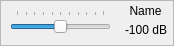
<?xml version="1.0" encoding="UTF-8"?>
<ui version="4.0">
 <class>sliderctrl</class>
 <widget class="QFrame" name="sliderctrl">
  <property name="geometry">
   <rect>
    <x>0</x>
    <y>0</y>
    <width>174</width>
    <height>46</height>
   </rect>
  </property>
  <property name="sizePolicy">
   <sizepolicy hsizetype="Preferred" vsizetype="Preferred">
    <horstretch>0</horstretch>
    <verstretch>0</verstretch>
   </sizepolicy>
  </property>
  <property name="windowTitle">
   <string>Frame</string>
  </property>
  <property name="frameShape">
   <enum>QFrame::StyledPanel</enum>
  </property>
  <property name="frameShadow">
   <enum>QFrame::Raised</enum>
  </property>
  <widget class="QSlider" name="horizontalSlider">
   <property name="geometry">
    <rect>
     <x>10</x>
     <y>10</y>
     <width>101</width>
     <height>26</height>
    </rect>
   </property>
   <property name="sliderPosition">
    <number>50</number>
   </property>
   <property name="orientation">
    <enum>Qt::Horizontal</enum>
   </property>
   <property name="tickPosition">
    <enum>QSlider::TicksAbove</enum>
   </property>
   <property name="tickInterval">
    <number>10</number>
   </property>
  </widget>
  <widget class="QLabel" name="labelVal">
   <property name="geometry">
    <rect>
     <x>120</x>
     <y>20</y>
     <width>52</width>
     <height>20</height>
    </rect>
   </property>
   <property name="sizePolicy">
    <sizepolicy hsizetype="Preferred" vsizetype="Preferred">
     <horstretch>0</horstretch>
     <verstretch>0</verstretch>
    </sizepolicy>
   </property>
   <property name="minimumSize">
    <size>
     <width>0</width>
     <height>20</height>
    </size>
   </property>
   <property name="text">
    <string>-100 dB</string>
   </property>
   <property name="alignment">
    <set>Qt::AlignCenter</set>
   </property>
  </widget>
  <widget class="QLabel" name="labelName">
   <property name="geometry">
    <rect>
     <x>120</x>
     <y>1</y>
     <width>51</width>
     <height>20</height>
    </rect>
   </property>
   <property name="sizePolicy">
    <sizepolicy hsizetype="Preferred" vsizetype="Preferred">
     <horstretch>0</horstretch>
     <verstretch>0</verstretch>
    </sizepolicy>
   </property>
   <property name="minimumSize">
    <size>
     <width>0</width>
     <height>20</height>
    </size>
   </property>
   <property name="text">
    <string>Name</string>
   </property>
   <property name="alignment">
    <set>Qt::AlignCenter</set>
   </property>
  </widget>
 </widget>
 <resources/>
 <connections>
  <connection>
   <sender>horizontalSlider</sender>
   <signal>valueChanged(int)</signal>
   <receiver>sliderctrl</receiver>
   <slot>valueChanged(int)</slot>
   <hints>
    <hint type="sourcelabel">
     <x>83</x>
     <y>18</y>
    </hint>
    <hint type="destinationlabel">
     <x>118</x>
     <y>38</y>
    </hint>
   </hints>
  </connection>
 </connections>
 <slots>
  <slot>valueChanged(int)</slot>
 </slots>
</ui>
